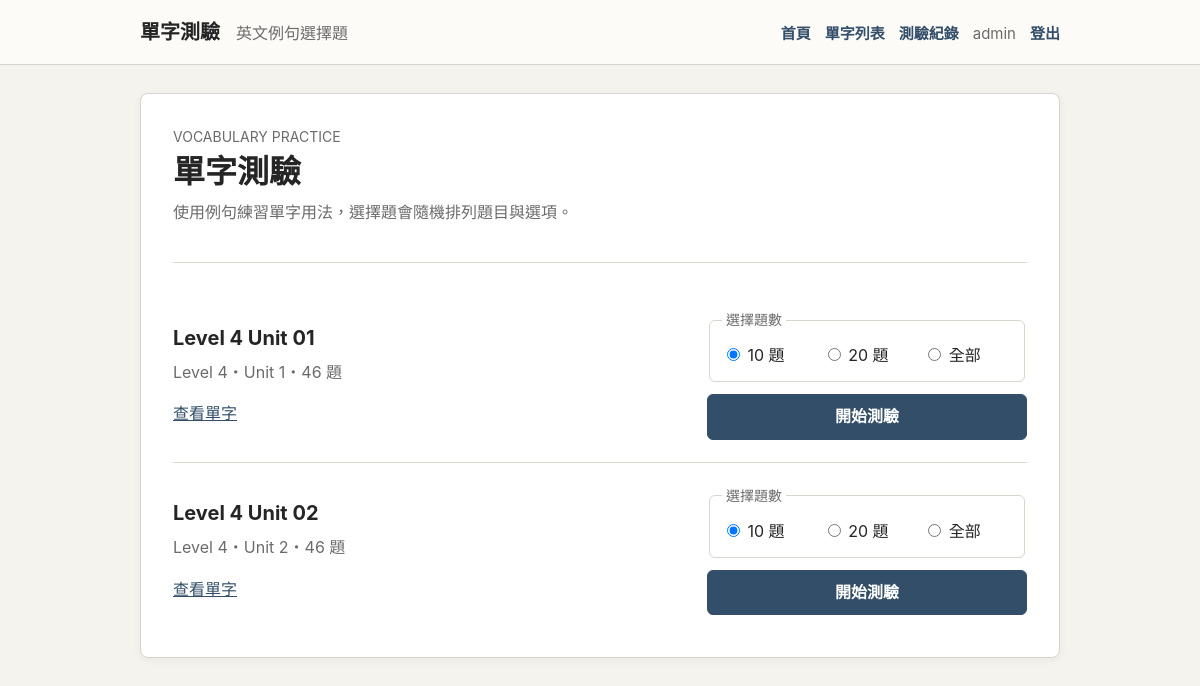
Screenshot of / (signed in) with the database file from the repository.
### vocabulary/models.py (models this page shows, shortened)
class TimeStampedModel(models.Model):
    created_at = models.DateTimeField(auto_now_add=True)
    updated_at = models.DateTimeField(auto_now=True)
    class Meta:
        abstract = True

class VocabularySet(TimeStampedModel):
    title = models.CharField(max_length=120)
    slug = models.SlugField(unique=True)
    level = models.PositiveIntegerField()
    unit = models.PositiveIntegerField()
    description = models.TextField(blank=True)
    is_published = models.BooleanField(default=True)
    class Meta:
        ordering = ["level", "unit", "title"]

### vocabulary/views.py (the view)
# urls.py: 2. Add a URL to urlpatterns:  path('', views.home, name='home')
def home(request):
    sets = (
        VocabularySet.objects.filter(is_published=True)
        .annotate(active_question_count=Count("questions", filter=Q(questions__is_active=True)))
        .order_by("level", "unit")
    )
    return render(request, "vocabulary/home.html", {"sets": sets})

### vocabulary/context_processors.py (called while the page is built)
def site_state(request):
    return {
        "primary_vocabulary_set": VocabularySet.objects.filter(is_published=True)
        .order_by("level", "unit")
        .first(),
        "heartbeat_interval_ms": settings.HEARTBEAT_INTERVAL_SECONDS * 1000,
    }

### templates/vocabulary/home.html (shortened to what this page needs)
{% extends "base.html" %}
{% block content %}
<section class="paper paper--home">
  <div class="page-heading">
    <p class="eyebrow">Vocabulary Practice</p>
    <h1>單字測驗</h1>
    <p>使用例句練習單字用法，選擇題會隨機排列題目與選項。</p>
  </div>
  <div class="set-list">
    {% for set in sets %}
      <article class="set-row">
        <div>
          <h2>{{ set.title }}</h2>
          <p>Level {{ set.level }}・Unit {{ set.unit }}・{{ set.active_question_count }} 題</p>
          <a href="{% url 'vocabulary:word_list' set.slug %}">查看單字</a>
        </div>
        <form class="start-form" method="post" action="{% url 'vocabulary:start_quiz' set.slug %}">
          <fieldset class="count-options">
            <legend>選擇題數</legend>
            <label><input type="radio" name="question_count" value="10" checked> 10 題</label>
            <label><input type="radio" name="question_count" value="20"> 20 題</label>
            <label><input type="radio" name="question_count" value="all"> 全部</label>
          </fieldset>
          <button class="button" type="submit">開始測驗</button>
        </form>
      </article>
    {% empty %}
      <p class="empty">目前沒有已發布的單字單元。請先匯入題庫。</p>
    {% endfor %}
  </div>
</section>
{% endblock %}

### templates/base.html (shortened to what this page needs)
{% load static %}
<!doctype html>
<html lang="zh-Hant">
<head>
  <link rel="stylesheet" href="{% static 'vocabulary/css/site.css' %}">
</head>
<body>
  <header class="site-header">
    <div class="site-header__inner">
      <a class="site-title" href="{% url 'vocabulary:home' %}">單字測驗</a>
      <span class="site-subtitle">英文例句選擇題</span>
      <nav class="site-nav" aria-label="主要導覽">
        <a href="{% url 'vocabulary:home' %}">首頁</a>
        {% if primary_vocabulary_set %}
          <a href="{% url 'vocabulary:word_list' primary_vocabulary_set.slug %}">單字列表</a>
        {% endif %}
        {% if user.is_authenticated %}
          <a href="{% url 'vocabulary:quiz_history' %}">測驗紀錄</a>
          <span class="nav-user">{{ user.username }}</span>
          <form method="post" action="{% url 'vocabulary:logout' %}">
            <button type="submit">登出</button>
          </form>
        {% else %}
          <a href="{% url 'vocabulary:login' %}">登入</a>
          <a href="{% url 'vocabulary:register' %}">註冊</a>
        {% endif %}
      </nav>
    </div>
  </header>
  <main class="page">
    {% block content %}{% endblock %}
  </main>
</body>
</html>

### static/vocabulary/css/site.css (style rules this page uses)
:root { --page-bg: #f5f3ee; --paper: #ffffff; --text: #252525; --muted-text: #6b6b6b; --border: #d8d5ce; --primary: #334e68; --primary-hover: #263f56; --correct-bg: #eef6ee; --wrong-bg: #fbefef; --warning-bg: #fff8e6; --focus: #7a9abb; }
* { box-sizing: border-box; }
body { margin: 0; background: var(--page-bg); color: var(--text); font-family: -apple-system, BlinkMacSystemFont, "Segoe UI", "Noto Sans TC", "Microsoft JhengHei", Arial, sans-serif; line-height: 1.6; }
a { color: var(--primary); }
button, input { font: inherit; }
.site-header { border-bottom: 1px solid var(--border); background: #fcfbf8; }
.site-header__inner { display: flex; align-items: baseline; gap: 16px; flex-wrap: wrap; max-width: 960px; margin: 0 auto; padding: 16px 20px; }
.site-title { color: var(--text); font-size: 20px; font-weight: 700; text-decoration: none; }
.site-subtitle, .eyebrow, .page-heading p, .set-row p, .quiz-heading p, .summary-note { color: var(--muted-text); }
.site-nav { display: flex; align-items: center; gap: 14px; margin-left: auto; font-size: 15px; }
.site-nav a, .site-nav button { color: var(--primary); font-weight: 700; text-decoration: none; }
.site-nav form { margin: 0; }
.site-nav button { border: 0; background: transparent; padding: 0; cursor: pointer; }
.nav-user { color: var(--muted-text); }
.page { max-width: 960px; margin: 0 auto; padding: 28px 20px 56px; }
.paper { background: var(--paper); border: 1px solid var(--border); border-radius: 8px; box-shadow: 0 2px 10px rgba(50, 45, 38, 0.05); padding: 32px; }
.paper--home { padding-bottom: 20px; }
.page-heading { border-bottom: 1px solid var(--border); padding-bottom: 20px; margin-bottom: 24px; }
.eyebrow { margin: 0 0 4px; font-size: 14px; letter-spacing: 0; text-transform: uppercase; }
h1, h2, p { margin-top: 0; }
h1 { margin-bottom: 8px; font-size: 32px; line-height: 1.25; }
h2 { margin-bottom: 6px; font-size: 20px; }
.set-list { display: grid; gap: 0; }
.set-row { display: grid; grid-template-columns: 1fr minmax(260px, 320px); gap: 28px; align-items: center; border-bottom: 1px solid var(--border); padding: 22px 0; }
.set-row:last-child { border-bottom: 0; }
.start-form, .count-options { display: grid; gap: 12px; }
.count-options { grid-template-columns: repeat(3, 1fr); border: 1px solid var(--border); border-radius: 6px; padding: 12px; }
.count-options legend { padding: 0 4px; color: var(--muted-text); font-size: 14px; }
.count-options label { cursor: pointer; }
.button { display: inline-flex; justify-content: center; align-items: center; min-height: 44px; border: 1px solid var(--primary); border-radius: 6px; background: var(--primary); color: #ffffff; padding: 9px 18px; font-weight: 700; text-decoration: none; cursor: pointer; }

### rows the page displays
VocabularySet: title "Level 4 Unit 01", level "4", unit "1", active_question_count "46"
VocabularySet: title "Level 4 Unit 02", level "4", unit "2", active_question_count "46"

### other values shown
{{ user.username }} "admin"
